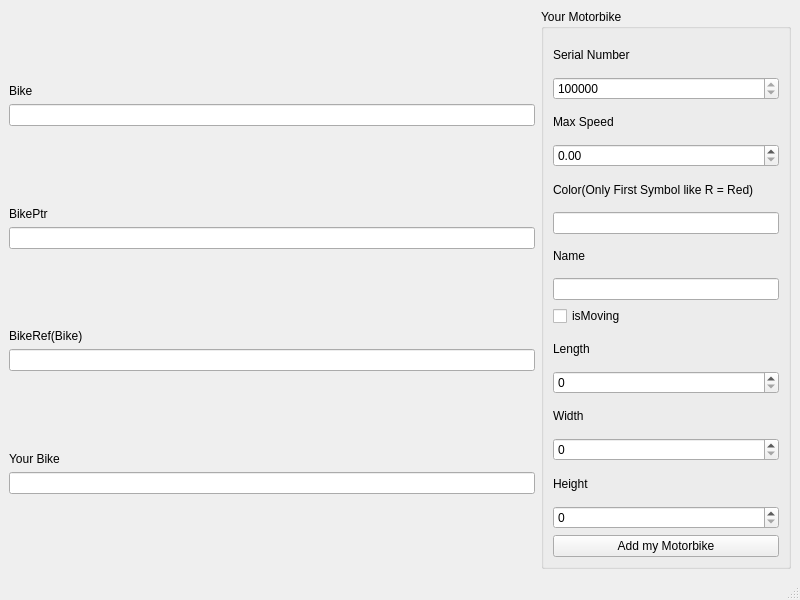
<?xml version="1.0" encoding="UTF-8"?>
<ui version="4.0">
 <class>MainWindow</class>
 <widget class="QMainWindow" name="MainWindow">
  <property name="geometry">
   <rect>
    <x>0</x>
    <y>0</y>
    <width>800</width>
    <height>600</height>
   </rect>
  </property>
  <property name="windowTitle">
   <string>MainWindow</string>
  </property>
  <widget class="QWidget" name="centralwidget">
   <layout class="QHBoxLayout" name="horizontalLayout">
    <item>
     <layout class="QVBoxLayout" name="verticalLayout_2">
      <item>
       <spacer name="verticalSpacer_5">
        <property name="orientation">
         <enum>Qt::Vertical</enum>
        </property>
        <property name="sizeHint" stdset="0">
         <size>
          <width>20</width>
          <height>40</height>
         </size>
        </property>
       </spacer>
      </item>
      <item>
       <widget class="QLabel" name="label_8">
        <property name="text">
         <string>Bike</string>
        </property>
       </widget>
      </item>
      <item>
       <widget class="QLineEdit" name="lineEdit"/>
      </item>
      <item>
       <spacer name="verticalSpacer_4">
        <property name="orientation">
         <enum>Qt::Vertical</enum>
        </property>
        <property name="sizeHint" stdset="0">
         <size>
          <width>20</width>
          <height>40</height>
         </size>
        </property>
       </spacer>
      </item>
      <item>
       <widget class="QLabel" name="label_9">
        <property name="text">
         <string>BikePtr</string>
        </property>
       </widget>
      </item>
      <item>
       <widget class="QLineEdit" name="lineEdit_2"/>
      </item>
      <item>
       <spacer name="verticalSpacer_3">
        <property name="orientation">
         <enum>Qt::Vertical</enum>
        </property>
        <property name="sizeHint" stdset="0">
         <size>
          <width>20</width>
          <height>40</height>
         </size>
        </property>
       </spacer>
      </item>
      <item>
       <widget class="QLabel" name="label_10">
        <property name="text">
         <string>BikeRef(Bike)</string>
        </property>
       </widget>
      </item>
      <item>
       <widget class="QLineEdit" name="lineEdit_3"/>
      </item>
      <item>
       <spacer name="verticalSpacer">
        <property name="orientation">
         <enum>Qt::Vertical</enum>
        </property>
        <property name="sizeHint" stdset="0">
         <size>
          <width>20</width>
          <height>40</height>
         </size>
        </property>
       </spacer>
      </item>
      <item>
       <widget class="QLabel" name="label_11">
        <property name="text">
         <string>Your Bike</string>
        </property>
       </widget>
      </item>
      <item>
       <widget class="QLineEdit" name="lineEditYourBike"/>
      </item>
      <item>
       <spacer name="verticalSpacer_2">
        <property name="orientation">
         <enum>Qt::Vertical</enum>
        </property>
        <property name="sizeHint" stdset="0">
         <size>
          <width>20</width>
          <height>40</height>
         </size>
        </property>
       </spacer>
      </item>
     </layout>
    </item>
    <item>
     <widget class="QGroupBox" name="groupBox">
      <property name="maximumSize">
       <size>
        <width>250</width>
        <height>1000</height>
       </size>
      </property>
      <property name="title">
       <string>Your Motorbike</string>
      </property>
      <layout class="QVBoxLayout" name="verticalLayout">
       <item>
        <widget class="QLabel" name="label">
         <property name="text">
          <string>Serial Number</string>
         </property>
        </widget>
       </item>
       <item>
        <widget class="QSpinBox" name="spinBoxSerialNumber">
         <property name="minimum">
          <number>100000</number>
         </property>
         <property name="maximum">
          <number>999999</number>
         </property>
        </widget>
       </item>
       <item>
        <widget class="QLabel" name="label_2">
         <property name="text">
          <string>Max Speed</string>
         </property>
        </widget>
       </item>
       <item>
        <widget class="QDoubleSpinBox" name="doubleSpinBoxMaxSpeed"/>
       </item>
       <item>
        <widget class="QLabel" name="label_3">
         <property name="text">
          <string>Color(Only First Symbol like R = Red)</string>
         </property>
        </widget>
       </item>
       <item>
        <widget class="QLineEdit" name="lineEditColor"/>
       </item>
       <item>
        <widget class="QLabel" name="label_4">
         <property name="text">
          <string>Name</string>
         </property>
        </widget>
       </item>
       <item>
        <widget class="QLineEdit" name="lineEditName"/>
       </item>
       <item>
        <widget class="QCheckBox" name="checkBox">
         <property name="text">
          <string>isMoving</string>
         </property>
        </widget>
       </item>
       <item>
        <widget class="QLabel" name="label_7">
         <property name="text">
          <string>Length</string>
         </property>
        </widget>
       </item>
       <item>
        <widget class="QSpinBox" name="spinBoxLength"/>
       </item>
       <item>
        <widget class="QLabel" name="label_6">
         <property name="text">
          <string>Width</string>
         </property>
        </widget>
       </item>
       <item>
        <widget class="QSpinBox" name="spinBoxWidth"/>
       </item>
       <item>
        <widget class="QLabel" name="label_5">
         <property name="text">
          <string>Height</string>
         </property>
        </widget>
       </item>
       <item>
        <widget class="QSpinBox" name="spinBoxHeight"/>
       </item>
       <item>
        <widget class="QPushButton" name="pushButtonAddBike">
         <property name="text">
          <string>Add my Motorbike</string>
         </property>
        </widget>
       </item>
      </layout>
     </widget>
    </item>
   </layout>
  </widget>
  <widget class="QMenuBar" name="menubar">
   <property name="geometry">
    <rect>
     <x>0</x>
     <y>0</y>
     <width>800</width>
     <height>22</height>
    </rect>
   </property>
  </widget>
  <widget class="QStatusBar" name="statusbar"/>
 </widget>
 <resources/>
 <connections/>
</ui>
